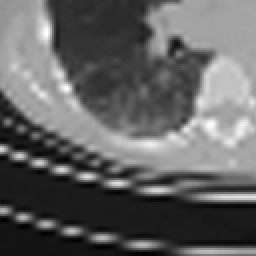
#> input picture Sampledata/Images_Curie/CT/Slice_125.png, 128 x 128 px, found by its file name (shown 2 times larger); its folder holds only this picture in this run
$ python GenerateNPY.py
#> lines starting #> are read from the running program, lines starting #| are printed output that depends on the picture
import os
import numpy as np
from PIL import Image
import cv2

def normalization_img(image):
    return (image - np.mean(image)) / np.std(image)


label = np.load('/home/lito/PycharmProjects/lungegfr/Sampledata/label.npy')
#> (reads Sampledata/label.npy from the repository)

ct_files = sorted(os.listdir('/home/lito/PycharmProjects/lungegfr/Sampledata/Images_Curie/CT'))
num_files = len(ct_files)
cts = np.empty((num_files, 64, 64), dtype=np.float64)
pets = np.empty((num_files, 64, 64), dtype=np.float64)
fuses = np.empty((num_files, 64, 64), dtype=np.float64)

for i, file in enumerate(ct_files):
    ct_path = os.path.join('/home/lito/PycharmProjects/lungegfr/Sampledata/Images_Curie/CT', file)
    pet_path = os.path.join('/home/lito/PycharmProjects/lungegfr/Sampledata/Images_Curie/PET', file)

    ct_image = np.array(Image.open(ct_path), dtype=np.float64)
    pet_image = np.array(Image.open(pet_path), dtype=np.float64)

    if len(ct_image.shape) > 2:
        ct_image = ct_image[:, :, 0]
#> ct_image: shape (128, 128) float64
    if len(pet_image.shape) > 2:
        pet_image = pet_image[:, :, 0]

    ct_image = normalization_img(np.array(Image.fromarray(ct_image).resize((64, 64), Image.NEAREST)))
#> in normalization_img, `return (image - np.mean(image)) / np.std(image)`:
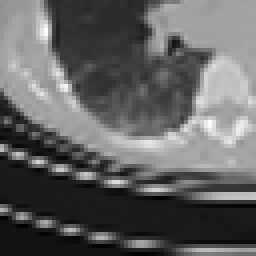
#> returned value: shape (64, 64) float32 (shown 4 times larger); min -1.55, max 2.48, mean 1.49e-08; drawn with min black and max white
    pet_image = normalization_img(np.array(Image.fromarray(pet_image).resize((64, 64), Image.NEAREST)))

    ct_image = (ct_image - np.mean(ct_image)) / np.std(ct_image)
#> ct_image: shape (64, 64) float32
    pet_image = (pet_image - np.mean(pet_image)) / np.std(pet_image)
    fuse_image = pet_image + ct_image
    fuse_image = (fuse_image - np.mean(fuse_image)) / np.std(fuse_image)

    cts[i] = ct_image
    pets[i] = pet_image
    fuses[i] = fuse_image

label = label[:num_files]

cts = np.transpose(cts, (0, 1, 2))
pets = np.transpose(pets, (0, 1, 2))
fuses = np.transpose(fuses, (0, 1, 2))

np.save('/home/lito/PycharmProjects/lungegfr/Sampledata/xpsamplect.npy', cts)
np.save('/home/lito/PycharmProjects/lungegfr/Sampledata/xpsamplepet.npy', pets)
np.save('/home/lito/PycharmProjects/lungegfr/Sampledata/xpsamplefuse.npy', fuses)
